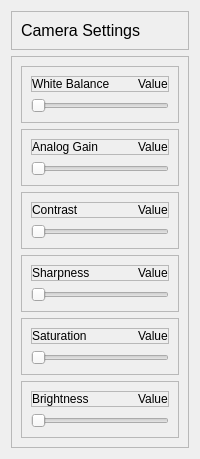
           <widget class="QWidget" name="cameraSettingsContainer" native="true">
            <property name="minimumSize">
             <size>
              <width>200</width>
              <height>150</height>
             </size>
            </property>
            <property name="maximumSize">
             <size>
              <width>16777215</width>
              <height>16777215</height>
             </size>
            </property>
            <layout class="QVBoxLayout" name="verticalLayout_5">
             <item>
              <widget class="QFrame" name="cameraSettingsHeaderFrame">
               <property name="frameShape">
                <enum>QFrame::StyledPanel</enum>
               </property>
               <property name="frameShadow">
                <enum>QFrame::Raised</enum>
               </property>
               <layout class="QHBoxLayout" name="horizontalLayout_14">
                <item alignment="Qt::AlignLeft">
                 <widget class="QLabel" name="label_3">
                  <property name="font">
                   <font>
                    <pointsize>12</pointsize>
                   </font>
                  </property>
                  <property name="text">
                   <string>Camera Settings</string>
                  </property>
                 </widget>
                </item>
               </layout>
              </widget>
             </item>
             <item>
              <widget class="QFrame" name="slidersFrame">
               <property name="sizePolicy">
                <sizepolicy hsizetype="Preferred" vsizetype="Expanding">
                 <horstretch>0</horstretch>
                 <verstretch>0</verstretch>
                </sizepolicy>
               </property>
               <property name="frameShape">
                <enum>QFrame::StyledPanel</enum>
               </property>
               <property name="frameShadow">
                <enum>QFrame::Raised</enum>
               </property>
               <layout class="QVBoxLayout" name="verticalLayout_8">
                <item>
                 <widget class="QFrame" name="whiteBalanceFrame">
                  <property name="frameShape">
                   <enum>QFrame::StyledPanel</enum>
                  </property>
                  <property name="frameShadow">
                   <enum>QFrame::Raised</enum>
                  </property>
                  <layout class="QVBoxLayout" name="verticalLayout_12">
                   <item>
                    <widget class="QFrame" name="frame_2">
                     <property name="frameShape">
                      <enum>QFrame::StyledPanel</enum>
                     </property>
                     <property name="frameShadow">
                      <enum>QFrame::Raised</enum>
                     </property>
                     <layout class="QHBoxLayout" name="horizontalLayout_2">
                      <property name="spacing">
                       <number>0</number>
                      </property>
                      <property name="leftMargin">
                       <number>0</number>
                      </property>
                      <property name="topMargin">
                       <number>0</number>
                      </property>
                      <property name="rightMargin">
                       <number>0</number>
                      </property>
                      <property name="bottomMargin">
                       <number>0</number>
                      </property>
                      <item alignment="Qt::AlignLeft">
                       <widget class="QLabel" name="whiteBalanceLabel">
                        <property name="text">
                         <string>White Balance</string>
                        </property>
                       </widget>
                      </item>
                      <item alignment="Qt::AlignRight">
                       <widget class="QLabel" name="whiteBalanceValueLabel">
                        <property name="text">
                         <string>Value</string>
                        </property>
                       </widget>
                      </item>
                     </layout>
                    </widget>
                   </item>
                   <item>
                    <widget class="QSlider" name="whiteBalanceSlider">
                     <property name="orientation">
                      <enum>Qt::Horizontal</enum>
                     </property>
                    </widget>
                   </item>
                  </layout>
                 </widget>
                </item>
                <item>
                 <widget class="QFrame" name="analogGainFrame">
                  <property name="frameShape">
                   <enum>QFrame::StyledPanel</enum>
                  </property>
                  <property name="frameShadow">
                   <enum>QFrame::Raised</enum>
                  </property>
                  <layout class="QVBoxLayout" name="verticalLayout_21">
                   <item>
                    <widget class="QFrame" name="frame_29">
                     <property name="frameShape">
                      <enum>QFrame::StyledPanel</enum>
                     </property>
                     <property name="frameShadow">
                      <enum>QFrame::Raised</enum>
                     </property>
                     <layout class="QHBoxLayout" name="horizontalLayout_15">
                      <property name="spacing">
                       <number>0</number>
                      </property>
                      <property name="leftMargin">
                       <number>0</number>
                      </property>
                      <property name="topMargin">
                       <number>0</number>
                      </property>
                      <property name="rightMargin">
                       <number>0</number>
                      </property>
                      <property name="bottomMargin">
                       <number>0</number>
                      </property>
                      <item alignment="Qt::AlignLeft">
                       <widget class="QLabel" name="analogGainLabel">
                        <property name="text">
                         <string>Analog Gain</string>
                        </property>
                       </widget>
                      </item>
                      <item alignment="Qt::AlignRight">
                       <widget class="QLabel" name="analogGainValueLabel">
                        <property name="text">
                         <string>Value</string>
                        </property>
                       </widget>
                      </item>
                     </layout>
                    </widget>
                   </item>
                   <item>
                    <widget class="QSlider" name="analogGainSlider">
                     <property name="orientation">
                      <enum>Qt::Horizontal</enum>
                     </property>
                    </widget>
                   </item>
                  </layout>
                 </widget>
                </item>
                <item>
                 <widget class="QFrame" name="contrastFrame">
                  <property name="frameShape">
                   <enum>QFrame::StyledPanel</enum>
                  </property>
                  <property name="frameShadow">
                   <enum>QFrame::Raised</enum>
                  </property>
                  <layout class="QVBoxLayout" name="verticalLayout_19">
                   <item>
                    <widget class="QFrame" name="frame_26">
                     <property name="frameShape">
                      <enum>QFrame::StyledPanel</enum>
                     </property>
                     <property name="frameShadow">
                      <enum>QFrame::Raised</enum>
                     </property>
                     <layout class="QHBoxLayout" name="horizontalLayout_11">
                      <property name="spacing">
                       <number>0</number>
                      </property>
                      <property name="leftMargin">
                       <number>0</number>
                      </property>
                      <property name="topMargin">
                       <number>0</number>
                      </property>
                      <property name="rightMargin">
                       <number>0</number>
                      </property>
                      <property name="bottomMargin">
                       <number>0</number>
                      </property>
                      <item alignment="Qt::AlignLeft">
                       <widget class="QLabel" name="contrastLabel">
                        <property name="text">
                         <string>Contrast</string>
                        </property>
                       </widget>
                      </item>
                      <item alignment="Qt::AlignRight">
                       <widget class="QLabel" name="contrastValueLabel">
                        <property name="text">
                         <string>Value</string>
                        </property>
                       </widget>
                      </item>
                     </layout>
                    </widget>
                   </item>
                   <item>
                    <widget class="QSlider" name="contrastSlider">
                     <property name="orientation">
                      <enum>Qt::Horizontal</enum>
                     </property>
                    </widget>
                   </item>
                  </layout>
                 </widget>
                </item>
                <item>
                 <widget class="QFrame" name="sharpnessFrame">
                  <property name="frameShape">
                   <enum>QFrame::StyledPanel</enum>
                  </property>
                  <property name="frameShadow">
                   <enum>QFrame::Raised</enum>
                  </property>
                  <layout class="QVBoxLayout" name="verticalLayout_6">
                   <item>
                    <widget class="QFrame" name="frame_3">
                     <property name="frameShape">
                      <enum>QFrame::StyledPanel</enum>
                     </property>
                     <property name="frameShadow">
                      <enum>QFrame::Raised</enum>
                     </property>
                     <layout class="QHBoxLayout" name="horizontalLayout_3">
                      <property name="spacing">
                       <number>0</number>
                      </property>
                      <property name="leftMargin">
                       <number>0</number>
                      </property>
                      <property name="topMargin">
                       <number>0</number>
                      </property>
                      <property name="rightMargin">
                       <number>0</number>
                      </property>
                      <property name="bottomMargin">
                       <number>0</number>
                      </property>
                      <item alignment="Qt::AlignLeft">
                       <widget class="QLabel" name="sharpnessLabel">
                        <property name="text">
                         <string>Sharpness</string>
                        </property>
                       </widget>
                      </item>
                      <item alignment="Qt::AlignRight">
                       <widget class="QLabel" name="sharpnessValueLabel">
                        <property name="text">
                         <string>Value</string>
                        </property>
                       </widget>
                      </item>
                     </layout>
                    </widget>
                   </item>
                   <item>
                    <widget class="QSlider" name="sharpnessSlider">
                     <property name="orientation">
                      <enum>Qt::Horizontal</enum>
                     </property>
                    </widget>
                   </item>
                  </layout>
                 </widget>
                </item>
                <item>
                 <widget class="QFrame" name="saturationFrame">
                  <property name="frameShape">
                   <enum>QFrame::StyledPanel</enum>
                  </property>
                  <property name="frameShadow">
                   <enum>QFrame::Raised</enum>
                  </property>
                  <layout class="QVBoxLayout" name="verticalLayout_17">
                   <item>
                    <widget class="QFrame" name="frame_7">
                     <property name="frameShape">
                      <enum>QFrame::StyledPanel</enum>
                     </property>
                     <property name="frameShadow">
                      <enum>QFrame::Raised</enum>
                     </property>
                     <layout class="QHBoxLayout" name="horizontalLayout_7">
                      <property name="spacing">
                       <number>0</number>
                      </property>
                      <property name="leftMargin">
                       <number>0</number>
                      </property>
                      <property name="topMargin">
                       <number>0</number>
                      </property>
                      <property name="rightMargin">
                       <number>0</number>
                      </property>
                      <property name="bottomMargin">
                       <number>0</number>
                      </property>
                      <item alignment="Qt::AlignLeft">
                       <widget class="QLabel" name="saturationLabel">
                        <property name="text">
                         <string>Saturation</string>
                        </property>
                       </widget>
                      </item>
                      <item alignment="Qt::AlignRight">
                       <widget class="QLabel" name="saturationValueLabel">
                        <property name="text">
                         <string>Value</string>
                        </property>
                       </widget>
                      </item>
                     </layout>
                    </widget>
                   </item>
                   <item>
                    <widget class="QSlider" name="saturationSlider">
                     <property name="orientation">
                      <enum>Qt::Horizontal</enum>
                     </property>
                    </widget>
                   </item>
                  </layout>
                 </widget>
                </item>
                <item>
                 <widget class="QFrame" name="brightnessFrame">
                  <property name="frameShape">
                   <enum>QFrame::StyledPanel</enum>
                  </property>
                  <property name="frameShadow">
                   <enum>QFrame::Raised</enum>
                  </property>
                  <layout class="QVBoxLayout" name="verticalLayout_15">
                   <item>
                    <widget class="QFrame" name="frame_6">
                     <property name="frameShape">
                      <enum>QFrame::StyledPanel</enum>
                     </property>
                     <property name="frameShadow">
                      <enum>QFrame::Raised</enum>
                     </property>
                     <layout class="QHBoxLayout" name="horizontalLayout_5">
                      <property name="spacing">
                       <number>0</number>
                      </property>
                      <property name="leftMargin">
                       <number>0</number>
                      </property>
                      <property name="topMargin">
                       <number>0</number>
                      </property>
                      <property name="rightMargin">
                       <number>0</number>
                      </property>
                      <property name="bottomMargin">
                       <number>0</number>
                      </property>
                      <item alignment="Qt::AlignLeft">
                       <widget class="QLabel" name="brightnessLabel">
                        <property name="text">
                         <string>Brightness</string>
                        </property>
                       </widget>
                      </item>
                      <item alignment="Qt::AlignRight">
                       <widget class="QLabel" name="brightnessValueLabel">
                        <property name="text">
                         <string>Value</string>
                        </property>
                       </widget>
                      </item>
                     </layout>
                    </widget>
                   </item>
                   <item>
                    <widget class="QSlider" name="brightnessSlider">
                     <property name="orientation">
                      <enum>Qt::Horizontal</enum>
                     </property>
                    </widget>
                   </item>
                  </layout>
                 </widget>
                </item>
               </layout>
              </widget>
             </item>
            </layout>
           </widget>
